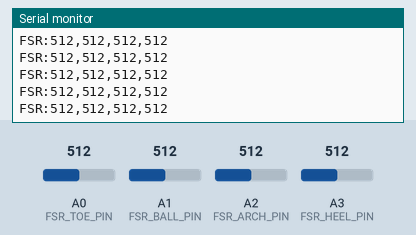
Simulated run of this sketch. Board: Arduino Uno, built with avr-gcc and run on an emulated ATmega328P. On the bench: the last lines printed to the serial monitor. The inputs (shaded band) are chosen by the test bench; at power-on: A0 (FSR_TOE_PIN) = 512, A1 (FSR_BALL_PIN) = 512, A2 (FSR_ARCH_PIN) = 512, A3 (FSR_HEEL_PIN) = 512.

Above: at 1.3 s.
1.4 s: A0 (FSR_TOE_PIN) set to 716
At 1.54 s:
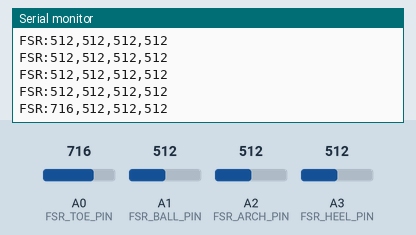
4.4 s: A1 (FSR_BALL_PIN) set to 716
At 4.5 s:
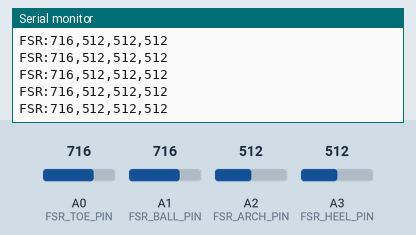
5.9 s: A2 (FSR_ARCH_PIN) set to 716
At 5.98 s:
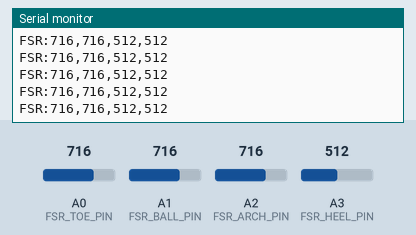
7.4 s: A3 (FSR_HEEL_PIN) set to 716
At 7.46 s:
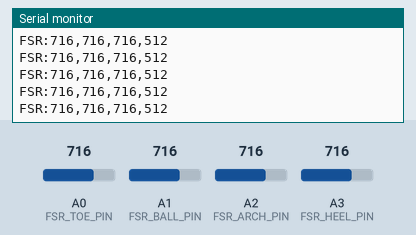
8.9 s: A0 (FSR_TOE_PIN) set to 992
At 8.94 s:
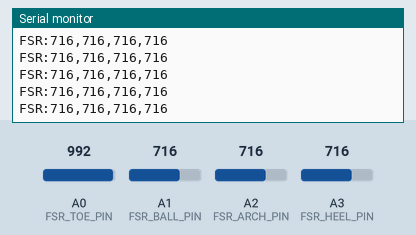
10.4 s: A1 (FSR_BALL_PIN) set to 992
At 10.42 s:
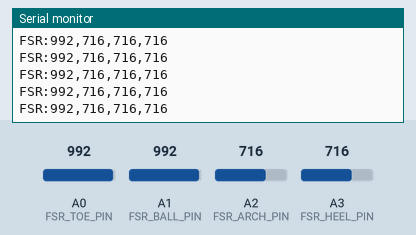
Timing chart, 0 to 12.9 s (numbered marks = the images above; inputs shaded):
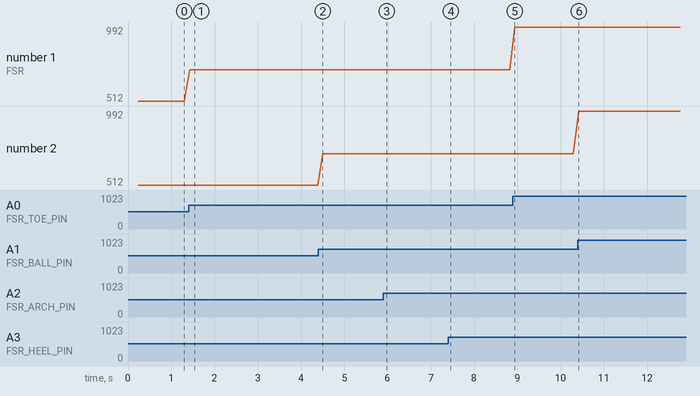

Measured:
- after the input at 1.4 s, the serial monitor: prints a new line at once (image 1)
- plotted number 1: 512 → 716 after the input at 1.4 s, 716 → 992 after the input at 8.9 s

The sketch:

StepRight_Arduino_Sketch.ino
```cpp
#include <SoftwareSerial.h>

// =========================================================================
// STEP RIGHT - HIGH SENSITIVITY ARDUINO UNO / NANO / MEGA SKETCH
// Supports: Standard USB Serial AND External Bluetooth Module (HC-05 / HC-06)!
//
// Wiring for Bluetooth Module (HC-05/HC-06):
//   - Module RX pin ➔ Arduino Pin D11 (TX) - *Use a voltage divider (1k & 2k resistors) since HC-05 RX is 3.3V
//   - Module TX pin ➔ Arduino Pin D10 (RX)
//   - Module VCC    ➔ Arduino 5V
//   - Module GND    ➔ Arduino GND
// =========================================================================

// Initialize SoftwareSerial for Bluetooth (RX on Pin 10, TX on Pin 11)
SoftwareSerial Bluetooth(10, 11);

// Define Arduino Analog Input Pins
const int FSR_TOE_PIN   = A0; // FSR 1 (Toe / Inner Ball) - Analog A0
const int FSR_BALL_PIN  = A1; // FSR 2 (Ball / Arch Core) - Analog A1
const int FSR_ARCH_PIN  = A2; // FSR 3 (Arch Outer Edge)  - Analog A2
const int FSR_HEEL_PIN  = A3; // FSR 4 (Heel Support)    - Analog A3

// Noise threshold to filter empty raw sensor values (0-1023 scale)
const int SENSITIVITY_THRESHOLD = 5;

void setup() {
  // 1. Initialize physical USB Serial (9600 or 115200. We will use 9600 as it is standard for Uno)
  Serial.begin(9600);

  // 2. Initialize Bluetooth module (HC-05/HC-06 default baud rate is 9600)
  Bluetooth.begin(9600);

  Serial.println("=================================================");
  Serial.println("👣 STEP RIGHT: Arduino FSR Telemetry System Ready!");
  Serial.println("🔗 USB Serial: 9600 Baud");
  Serial.println("📶 Bluetooth Module (HC-05/HC-06): 9600 Baud");
  Serial.println("=================================================");
}

void loop() {
  // Read raw 10-bit analog values (0 to 1023) directly from Arduino analog pins
  int toeVal  = analogRead(FSR_TOE_PIN);
  int ballVal = analogRead(FSR_BALL_PIN);
  int archVal = analogRead(FSR_ARCH_PIN);
  int heelVal = analogRead(FSR_HEEL_PIN);

  // Apply noise filtering
  if (toeVal  < SENSITIVITY_THRESHOLD) toeVal  = 0;
  if (ballVal < SENSITIVITY_THRESHOLD) ballVal = 0;
  if (archVal < SENSITIVITY_THRESHOLD) archVal = 0;
  if (heelVal < SENSITIVITY_THRESHOLD) heelVal = 0;

  // Boost low-end sensitivity so extremely light finger/hand touches register clearly
  if (toeVal  > 0 && toeVal  < 100) toeVal  = map(toeVal,  1, 99, 80, 200);
  if (ballVal > 0 && ballVal < 100) ballVal = map(ballVal, 1, 99, 80, 200);
  if (archVal > 0 && archVal < 100) archVal = map(archVal, 1, 99, 80, 200);
  if (heelVal > 0 && heelVal < 100) heelVal = map(heelVal, 1, 99, 80, 200);

  // Format the output string in the "FSR:Toe,Ball,Arch,Heel" packet format
  String telemetryData = "FSR:" + String(toeVal) + "," + String(ballVal) + "," + String(archVal) + "," + String(heelVal);

  // Send telemetry packets over USB Serial
  Serial.println(telemetryData);

  // Send telemetry packets wirelessly over Bluetooth (HC-05/HC-06)
  Bluetooth.println(telemetryData);

  // Stream at 100ms intervals (10Hz) for highly responsive real-time graphics
  delay(100);
}
```
